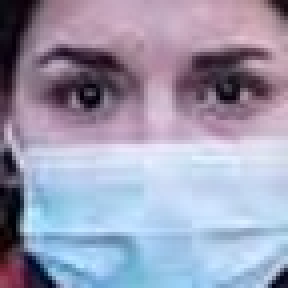
#> input picture Dataset_faces/Con_mascarilla/image101.jpg, 72 x 72 px, found by its file name (shown 4 times larger); its folder holds only this picture in this run
$ python train.py
#> lines starting #> are read from the running program, lines starting #| are printed output that depends on the picture
import cv2
import os
import numpy as np

dataPath = "C:/Users/ALEXIS_V/Desktop/mascarillasdetection/Dataset_faces" #cambiar la ruta de tu tu data set
dir_list = os.listdir(dataPath)
print("Lista archivos:", dir_list)

labels = []
facesData = []
label = 0

for name_dir in dir_list:
    dir_path = dataPath + "/" + name_dir

    for file_name in os.listdir(dir_path):
        imagen_path = dir_path + "/" + file_name
        print(imagen_path)
        image = cv2.imread(imagen_path, 0)
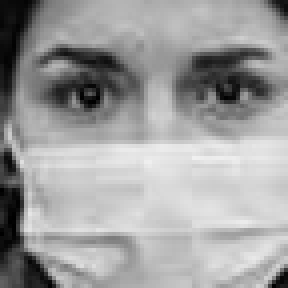
#> image: shape (72, 72) (shown 4 times larger); min 0, max 240, mean 158.8
        #cv2.imshow("imagen", image)
        #cv2.waitKey(10)

        facesData.append(image)
        labels.append(label)
    label += 1
#> pass 2 of the loop `for name_dir in dir_list:`:
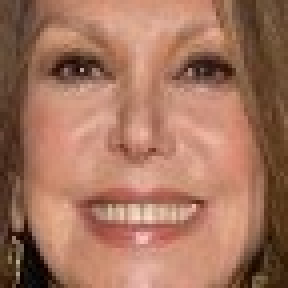
#> input picture Dataset_faces/Sin_mascarilla/image0.jpg, 72 x 72 px, found by its file name (shown 4 times larger)
#> `image = cv2.imread(imagen_path, 0)`:
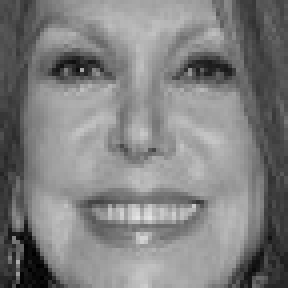
#> image: shape (72, 72) (shown 4 times larger); min 0, max 228, mean 128

print("Etiqueta 0: ", np.count_nonzero(np.array(labels) == 0))
print("Etiqueta 1: ", np.count_nonzero(np.array(labels) == 1))


face_mask = cv2.face.LBPHFaceRecognizer_create()

#entrenar
print("Entrenando IA...")
face_mask.train(facesData, np.array(labels))

#Almacenar el entrenamiento
face_mask.write("face_mask_model.xml")
print("Entrenamiento finalizado guardado exitoso!!")
